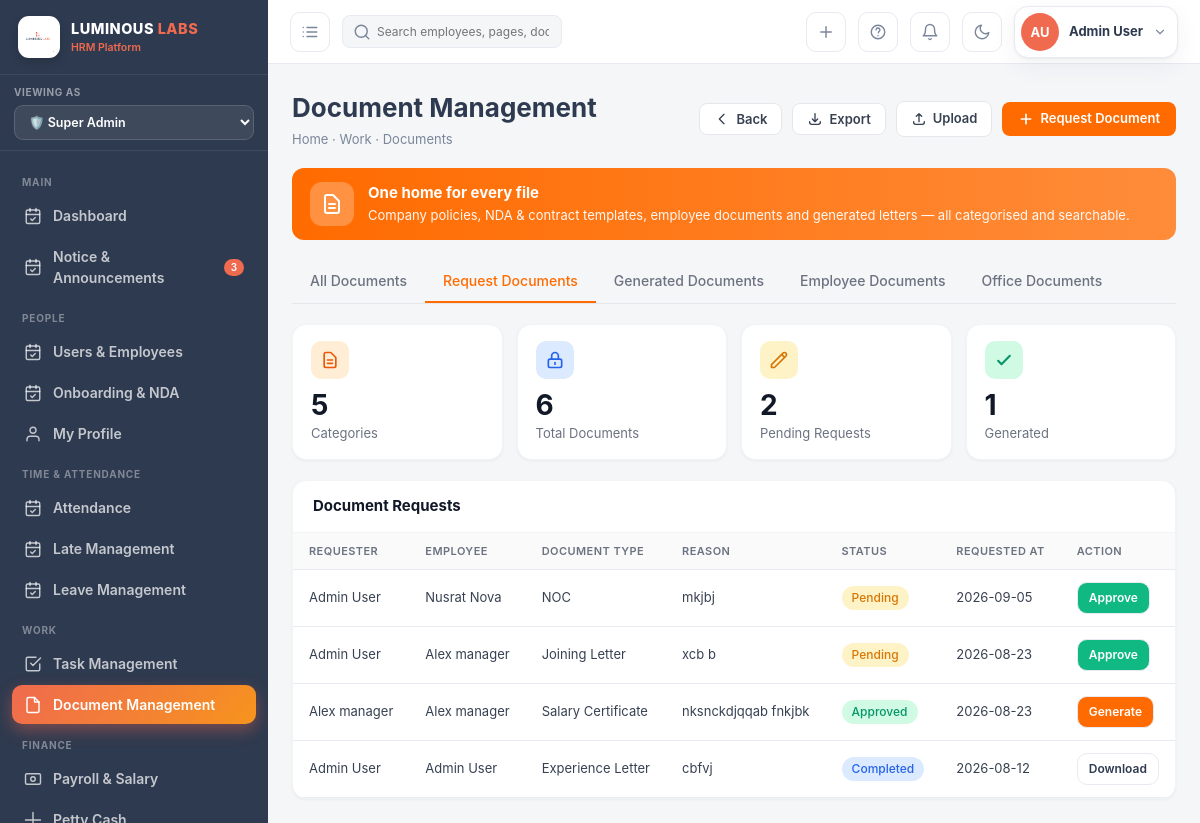
/documents/?document_type=request (signed in), run on an earlier commit of the app's database.
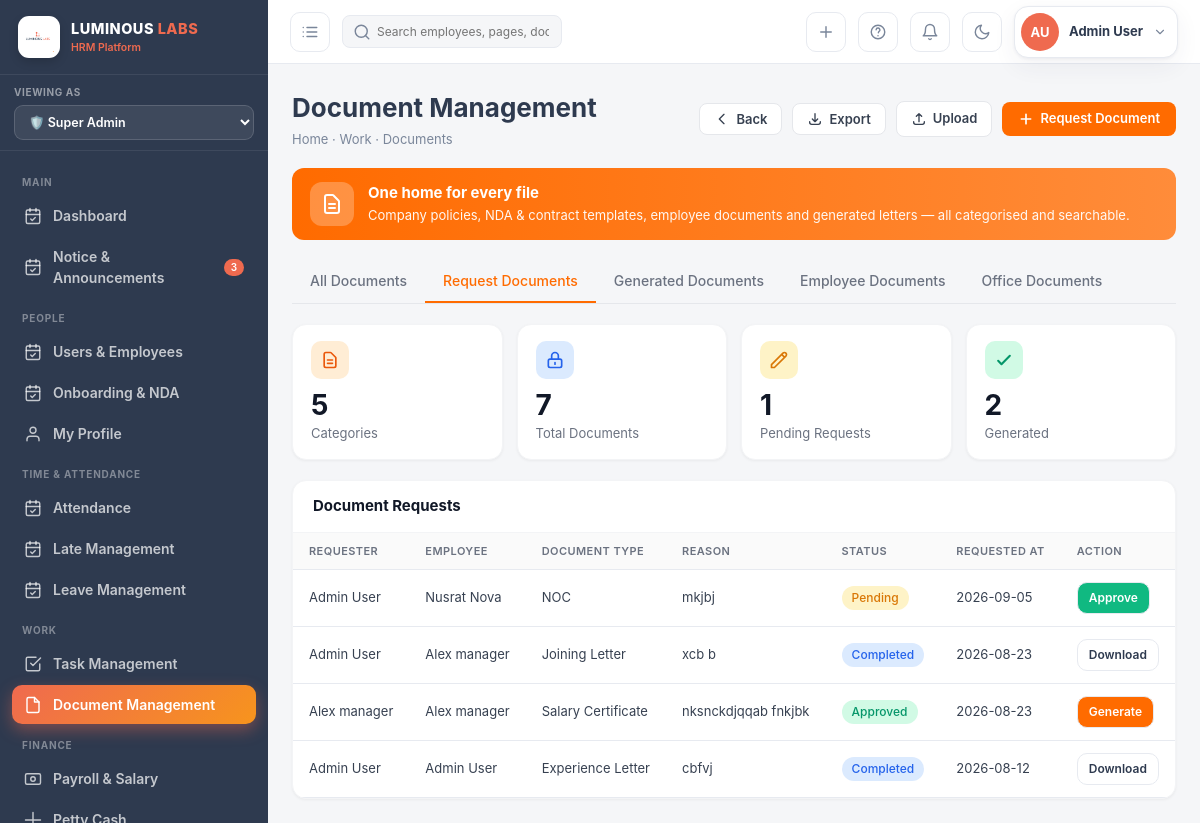
And on a later commit of the database.
### hrm_app/models.py (models this page shows, shortened)
class DocumentRequest(models.Model):
    STATUS_CHOICES = [
        ('Pending', 'Pending'),
        ('Approved', 'Approved'),
        ('Rejected', 'Rejected'),
        ('Completed', 'Completed'),
    ]
    DOC_TYPE_CHOICES = [
        ('Experience Letter', 'Experience Letter'),
        ('Salary Certificate', 'Salary Certificate'),
        ('NOC', 'NOC (No Objection Certificate)'),
        ('Joining Letter', 'Joining Letter'),
        ('Promotion Letter', 'Promotion Letter'),
        ('Relieving Letter', 'Relieving Letter'),
        ('Other', 'Other'),
    ]
    requester = models.ForeignKey(User, on_delete=models.CASCADE, related_name='document_requests')
    employee = models.ForeignKey(Employee, on_delete=models.CASCADE, related_name='requested_documents')
    document_type = models.CharField(max_length=50, choices=DOC_TYPE_CHOICES)
    custom_type = models.CharField(max_length=200, blank=True, help_text='Specify if "Other" is selected')
    reason = models.TextField(help_text='Reason for document request')
    status = models.CharField(max_length=20, choices=STATUS_CHOICES, default='Pending')
    requested_at = models.DateTimeField(auto_now_add=True)
    reviewed_at = models.DateTimeField(null=True, blank=True)
    reviewed_by = models.ForeignKey(User, null=True, blank=True, on_delete=models.SET_NULL, related_name='reviewed_requests')
    notes = models.TextField(blank=True, help_text='Admin notes for approval/rejection')
    generated_document = models.ForeignKey(Document, null=True, blank=True, on_delete=models.SET_NULL, related_name='request_source')
    class Meta:
        ordering = ['-requested_at']

class User(AbstractUser):
    role = models.CharField(
        max_length=20,
        choices=Role.choices,
        default=Role.EMPLOYEE,
    )
    groups = models.ManyToManyField(
        Group,
        related_name='hrm_users',
        blank=True,
    )
    user_permissions = models.ManyToManyField(
        Permission,
        related_name='hrm_user_permissions',
        blank=True,
    )

class Employee(models.Model):
    STATUS_CHOICES = [
        ('Active',    'Active'),
        ('On Leave',  'On Leave'),
        ('Probation', 'Probation'),
        ('Inactive',  'Inactive'),
    ]
    user        = models.OneToOneField(User, on_delete=models.CASCADE, related_name='employee')
    emp_id      = models.CharField(max_length=20, unique=True)
    phone       = models.CharField(max_length=20, blank=True)
    department  = models.ForeignKey(Department, null=True, on_delete=models.SET_NULL)
    designation = models.ForeignKey(Designation, null=True, on_delete=models.SET_NULL)
    shift       = models.ForeignKey(Shift, null=True, blank=True, on_delete=models.SET_NULL)
    join_date   = models.DateField(default=timezone.now)
    status      = models.CharField(max_length=20, choices=STATUS_CHOICES, default='Active')
    salary      = models.DecimalField(max_digits=10, decimal_places=2, default=0)
    avatar_color = models.CharField(max_length=10, default='#ef6a4f')
    avatar_initials = models.CharField(max_length=4, blank=True)
    address     = models.TextField(blank=True)
    nid         = models.CharField(max_length=30, blank=True, verbose_name='NID / Passport')
    blood_group = models.CharField(max_length=5, blank=True)
    emergency_contact = models.CharField(max_length=100, blank=True)
    class Meta:
        ordering = ['emp_id']

### hrm_app/views.py (the view)
# urls.py: path('documents/',               views.document_list,   name='document_list'),
@login_required
def document_list(request):
    if not has_permission(request.user, "documents", "view"):
        messages.error(request, "You don't have permission to access Documents.")
        return redirect("dashboard")
    emp = _emp(request)
    document_type_filter = request.GET.get('document_type', 'all')
    docs = Document.objects.select_related('owner', 'employee__user').all()
    if request.user.role == Role.EMPLOYEE and emp:
        docs = docs.filter(Q(employee=emp) | Q(is_public=True) | Q(owner=request.user))
    if document_type_filter == 'generated':
        generated_ids = DocumentRequest.objects.filter(
            status='Completed',
            generated_document__isnull=False
        ).values_list('generated_document_id', flat=True)
        docs = docs.filter(pk__in=generated_ids)
    elif document_type_filter == 'employee':
        docs = docs.filter(category__in=['Personal', 'Employee', 'HR'])
    elif document_type_filter == 'office':
        docs = docs.filter(category__in=['Office', 'Policy', 'Company', 'General'])
    if request.user.role == Role.EMPLOYEE:
        requests_qs = DocumentRequest.objects.filter(requester=request.user)
    else:
        requests_qs = DocumentRequest.objects.all()
    requests_qs = requests_qs.select_related(
        'requester', 'employee__user', 'reviewed_by', 'generated_document'
    ).order_by('-requested_at')
    pending_requests = DocumentRequest.objects.filter(status='Pending').count()
    generated_documents = DocumentRequest.objects.filter(status='Completed').count()
    category_count = docs.values('category').distinct().count()
    total_documents = docs.count()
    return render(
        request,
        'hrm/documents.html',
        _ctx(
            request,
            docs=docs,
            requests=requests_qs,
            document_type_filter=document_type_filter,
            category_count=category_count,
            total_documents=total_documents,
            pending_requests=pending_requests,
            generated_documents=generated_documents,
        )
    )

### hrm_app/context_processors.py (called while the page is built, shortened)
def role_menu_permissions(request):
    allowed_menus = []
    if request.user.is_authenticated:
        if request.user.role == "super_admin":
          allowed_menus = []
    return {
        "allowed_menus": allowed_menus
    }

### hrm_app/views.py (called while the page is built, shortened)
def has_permission(user, module, action="view"):
    if user.role == Role.SUPER_ADMIN:
        return True

def _ctx(request, **kw):
    view_role = request.GET.get('view_role', request.user.role)
    ctx = {'user': request.user, 'today': date.today(), 'view_role': view_role}
    unread_leaves = LeaveRequest.objects.filter(status='Pending').count()
    ctx['unread_leaves'] = unread_leaves
    if request.user.role == 'super_admin':
        ctx['allowed_menus'] = [key for key, _ in UserPermission.MODULE_CHOICES]
    else:
        ctx['allowed_menus'] = list(UserPermission.objects.filter(
            user=request.user,
            can_view=True
        ).values_list('module', flat=True))
    ctx.update(kw)
    return ctx

def _emp(request):
    try:
        return request.user.employee
    except Employee.DoesNotExist:
        return None

### hrm_app/templates/hrm/documents.html (shortened to what the changed rows need)
{% extends 'hrm/base.html' %}
{% block content %}
<div style="display:flex; justify-content:space-between; align-items:center; margin-bottom:18px; flex-wrap:wrap; gap:12px;">
  <div>
    <h1 style="font-size:26px; font-weight:700; color:var(--ink); margin:0;">Document Management</h1>
  </div>
</div>
<div style="display:grid; grid-template-columns:repeat(auto-fit, minmax(170px, 1fr)); gap:14px; margin-bottom:20px;">
  <div style="background:white; border-radius:14px; padding:16px 18px; box-shadow:0 1px 3px rgba(0,0,0,0.05); border:1px solid #F3F4F6;">
    <div style="width:38px; height:38px; border-radius:10px; background:#DBEAFE; display:flex; align-items:center; justify-content:center; margin-bottom:12px;">
      <svg width="20" height="20" fill="none" viewBox="0 0 24 24" stroke="#2563EB" stroke-width="2">
        <path stroke-linecap="round" stroke-linejoin="round" d="M12 15v2m-6 4h12a2 2 0 002-2v-6a2 2 0 00-2-2H6a2 2 0 00-2 2v6a2 2 0 002 2zm10-10V7a4 4 0 00-8 0v4h8z"/>
      </svg>
    </div>
    <div style="font-size:28px; font-weight:700; color:#111827; line-height:1;">{{ total_documents }}</div>
    <div style="font-size:13px; color:#6B7280; margin-top:5px;">Total Documents</div>
  </div>
  <div style="background:white; border-radius:14px; padding:16px 18px; box-shadow:0 1px 3px rgba(0,0,0,0.05); border:1px solid #F3F4F6;">
    <div style="width:38px; height:38px; border-radius:10px; background:#FEF3C7; display:flex; align-items:center; justify-content:center; margin-bottom:12px;">
      <svg width="20" height="20" fill="none" viewBox="0 0 24 24" stroke="#D97706" stroke-width="2">
        <path stroke-linecap="round" stroke-linejoin="round" d="M15.232 5.232l3.536 3.536m-2.036-5.036a2.5 2.5 0 113.536 3.536L6.5 21.036H3v-3.572L16.732 3.732z"/>
      </svg>
    </div>
    <div style="font-size:28px; font-weight:700; color:#111827; line-height:1;">{{ pending_requests }}</div>
    <div style="font-size:13px; color:#6B7280; margin-top:5px;">Pending Requests</div>
  </div>
  <div style="background:white; border-radius:14px; padding:16px 18px; box-shadow:0 1px 3px rgba(0,0,0,0.05); border:1px solid #F3F4F6;">
    <div style="width:38px; height:38px; border-radius:10px; background:#D1FAE5; display:flex; align-items:center; justify-content:center; margin-bottom:12px;">
      <svg width="20" height="20" fill="none" viewBox="0 0 24 24" stroke="#059669" stroke-width="2.5">
        <path stroke-linecap="round" stroke-linejoin="round" d="M5 13l4 4L19 7"/>
      </svg>
    </div>
    <div style="font-size:28px; font-weight:700; color:#111827; line-height:1;">{{ generated_documents }}</div>
    <div style="font-size:13px; color:#6B7280; margin-top:5px;">Generated</div>
  </div>
</div>
{% if document_type_filter == 'request' %}
<div style="background:white; border-radius:14px; box-shadow:0 1px 3px rgba(0,0,0,0.05); border:1px solid #F3F4F6; overflow:hidden;">
  <div style="overflow-x:auto;">
    <table style="width:100%; border-collapse:collapse;">
      <thead>
        <tr style="background:#FAFAFA;">
          <th style="padding:10px 16px; text-align:left; font-size:11px; font-weight:600; color:#6B7280; text-transform:uppercase; letter-spacing:0.04em;">Requester</th>
          <th style="padding:10px 16px; text-align:left; font-size:11px; font-weight:600; color:#6B7280; text-transform:uppercase; letter-spacing:0.04em;">Employee</th>
          <th style="padding:10px 16px; text-align:left; font-size:11px; font-weight:600; color:#6B7280; text-transform:uppercase; letter-spacing:0.04em;">Document Type</th>
          <th style="padding:10px 16px; text-align:left; font-size:11px; font-weight:600; color:#6B7280; text-transform:uppercase; letter-spacing:0.04em;">Reason</th>
          <th style="padding:10px 16px; text-align:left; font-size:11px; font-weight:600; color:#6B7280; text-transform:uppercase; letter-spacing:0.04em;">Status</th>
          <th style="padding:10px 16px; text-align:left; font-size:11px; font-weight:600; color:#6B7280; text-transform:uppercase; letter-spacing:0.04em;">Requested At</th>
          <th style="padding:10px 16px; text-align:left; font-size:11px; font-weight:600; color:#6B7280; text-transform:uppercase; letter-spacing:0.04em;">Action</th>
        </tr>
      </thead>
      <tbody>
        {% for req in requests %}
        <tr style="border-top:1px solid #F3F4F6;">
          <td style="padding:12px 16px; color:#374151; font-size:13px;">{{ req.requester.get_full_name|default:"—" }}</td>
          <td style="padding:12px 16px; color:#374151; font-size:13px;">{{ req.employee.user.get_full_name|default:"—" }}</td>
          <td style="padding:12px 16px; color:#374151; font-size:13px;">
            {% if req.document_type == 'Other' %}
              {{ req.custom_type|default:"—" }}
            {% else %}
              {{ req.document_type }}
            {% endif %}
          </td>
          <td style="padding:12px 16px; color:#374151; font-size:13px;">{{ req.reason|truncatewords:10 }}</td>
          <td style="padding:12px 16px;">
            {% if req.status == 'Pending' %}
              <span style="display:inline-block; padding:3px 10px; border-radius:9999px; font-size:12px; font-weight:500; background:#FEF3C7; color:#D97706;">{{ req.status }}</span>
            {% elif req.status == 'Approved' %}
              <span style="display:inline-block; padding:3px 10px; border-radius:9999px; font-size:12px; font-weight:500; background:#D1FAE5; color:#059669;">{{ req.status }}</span>
            {% elif req.status == 'Rejected' %}
              <span style="display:inline-block; padding:3px 10px; border-radius:9999px; font-size:12px; font-weight:500; background:#FEE2E2; color:#DC2626;">{{ req.status }}</span>
            {% elif req.status == 'Completed' %}
              <span style="display:inline-block; padding:3px 10px; border-radius:9999px; font-size:12px; font-weight:500; background:#DBEAFE; color:#2563EB;">{{ req.status }}</span>
            {% else %}
              <span style="display:inline-block; padding:3px 10px; border-radius:9999px; font-size:12px; font-weight:500; background:#F3F4F6; color:#6B7280;">{{ req.status }}</span>
            {% endif %}
          </td>
          <td style="padding:12px 16px; color:#374151; font-size:13px;">{{ req.requested_at|date:"Y-m-d" }}</td>
          <td style="padding:12px 16px;">
            {% if req.status == 'Pending' %}
              {% if user.role == 'super_admin' or user.role == 'manager' or user.role == 'admin' %}
                <a href="{% url 'document_request_approve' req.pk %}"
                   class="btn ghost sm"
                   style="background:#10B981; color:white;">
                  Approve
                </a>
              {% endif %}
            {% endif %}
            {% if req.generated_document %}
              <a href="{% url 'document_download' req.generated_document.pk %}" class="btn ghost sm">Download</a>
            {% endif %}
          </td>
        </tr>
        {% empty %}
        <tr>
          <td colspan="7" style="text-align:center; padding:40px 16px; color:#9CA3AF; font-size:14px;">No document requests found.</td>
        </tr>
        {% endfor %}
      </tbody>
    </table>
  </div>
</div>
{% endif %}
{% endblock %}

What changed in the data, as far as the page shows it:
changed DocumentRequest "Joining Letter": generated_document_id empty → 11 (drawn); status "Pending" → "Completed"
Also different on the page:
{{ total_documents }}: "6" → "7"
{{ pending_requests }}: "2" → "1"
{{ generated_documents }}: "1" → "2"
